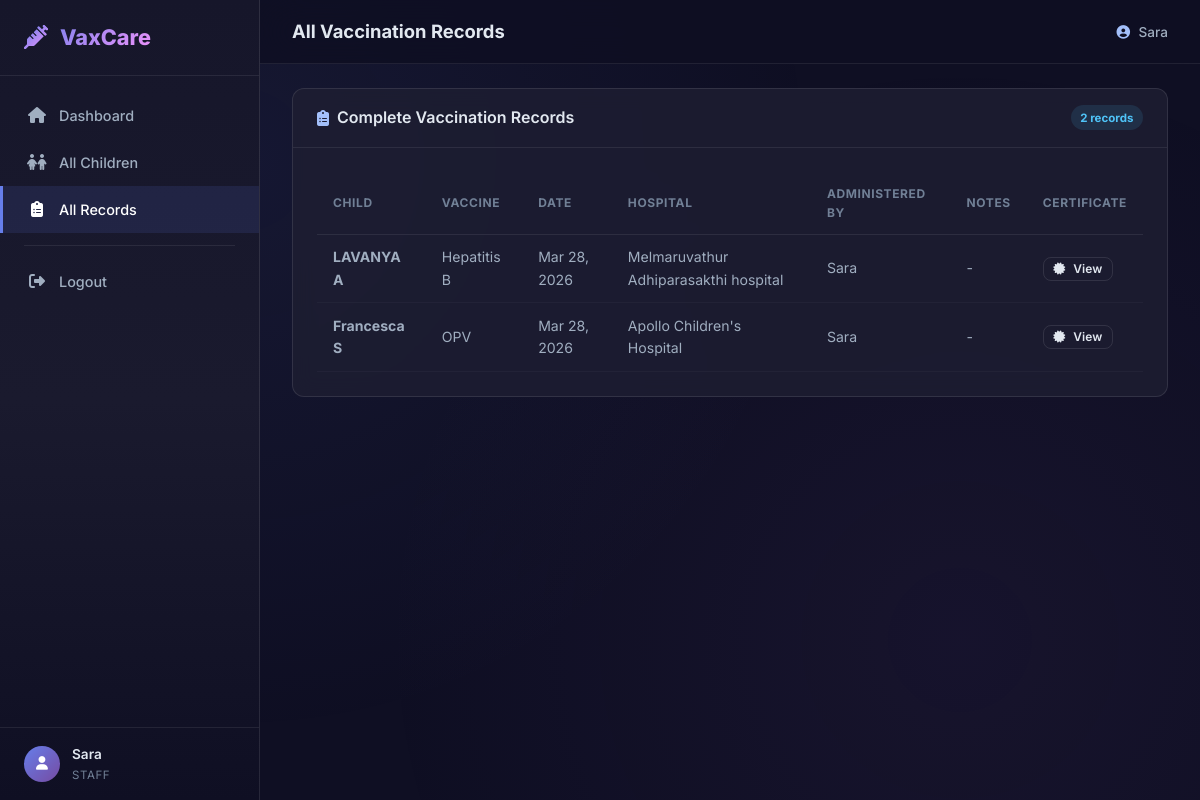
Page /staff/records/ (signed in) on the committed database.
### vaccination/models.py (models this page shows, shortened)
class User(AbstractUser):
    is_parent = models.BooleanField(default=False)
    is_staff_member = models.BooleanField(default=False)
    is_admin = models.BooleanField(default=False)
    phone = models.CharField(max_length=15, blank=True)
    email_verified = models.BooleanField(default=False)
    email_verification_code = models.CharField(max_length=6, blank=True, null=True)
    email_verification_code_created_at = models.DateTimeField(blank=True, null=True)

class VaccinationRecord(models.Model):
    appointment = models.OneToOneField(
        Appointment, on_delete=models.CASCADE, related_name='record'
    )
    child = models.ForeignKey(Child, on_delete=models.CASCADE, related_name='vaccination_records')
    vaccine = models.ForeignKey(Vaccine, on_delete=models.CASCADE, related_name='records')
    date_administered = models.DateField(default=date.today)
    administered_by = models.ForeignKey(
        User, on_delete=models.SET_NULL, null=True, related_name='administered_records'
    )
    notes = models.TextField(blank=True)
    created_at = models.DateTimeField(auto_now_add=True)
    class Meta:
        ordering = ['-date_administered']

class Child(models.Model):
    GENDER_CHOICES = [
        ('M', 'Male'),
        ('F', 'Female'),
        ('O', 'Other'),
    ]
    BLOOD_GROUP_CHOICES = [
        ('A+', 'A+'), ('A-', 'A-'),
        ('B+', 'B+'), ('B-', 'B-'),
        ('AB+', 'AB+'), ('AB-', 'AB-'),
        ('O+', 'O+'), ('O-', 'O-'),
    ]
    name = models.CharField(max_length=100)
    dob = models.DateField(verbose_name='Date of Birth')
    gender = models.CharField(max_length=1, choices=GENDER_CHOICES)
    weight = models.DecimalField(max_digits=5, decimal_places=2, help_text='Weight in kg')
    blood_group = models.CharField(max_length=3, choices=BLOOD_GROUP_CHOICES)
    parent = models.ForeignKey(User, on_delete=models.CASCADE, related_name='children')
    created_at = models.DateTimeField(auto_now_add=True)
    class Meta:
        ordering = ['-created_at']

class Vaccine(models.Model):
    name = models.CharField(max_length=100)
    description = models.TextField(blank=True)
    recommended_age_months = models.PositiveIntegerField(
        help_text='Recommended age in months for this vaccine'
    )
    dose_number = models.PositiveIntegerField(default=1)
    stock = models.PositiveIntegerField(default=100)
    class Meta:
        ordering = ['recommended_age_months', 'dose_number']

class Appointment(models.Model):
    STATUS_CHOICES = [
        ('pending', 'Pending'),
        ('approved', 'Approved'),
        ('rejected', 'Rejected'),
        ('completed', 'Completed'),
    ]
    child = models.ForeignKey(Child, on_delete=models.CASCADE, related_name='appointments')
    vaccine = models.ForeignKey(Vaccine, on_delete=models.CASCADE, related_name='appointments')
    hospital = models.ForeignKey(Hospital, on_delete=models.CASCADE, related_name='appointments')
    preferred_date = models.DateField()
    status = models.CharField(max_length=20, choices=STATUS_CHOICES, default='pending')
    notes = models.TextField(blank=True)
    created_at = models.DateTimeField(auto_now_add=True)
    updated_at = models.DateTimeField(auto_now=True)
    class Meta:
        ordering = ['-created_at']

class Hospital(models.Model):
    name = models.CharField(max_length=200)
    address = models.TextField()
    phone = models.CharField(max_length=15, blank=True)
    is_active = models.BooleanField(default=True)

### vaccination/views.py (the view)
# urls.py: path('staff/records/', views.all_records, name='all_records'),
@staff_required
def all_records(request):
    records = VaccinationRecord.objects.all().select_related(
        'child', 'vaccine', 'administered_by', 'appointment__hospital'
    )
    return render(request, 'vaccination/all_records.html', {'records': records})

### vaccination/views.py (called while the page is built)
def staff_required(view_func):
    def check_staff(u):
        if not u.is_staff_member:
            return False
        if not u.email_verified:
            return False
        return True
    decorated = login_required(
        user_passes_test(check_staff, login_url='verify_email')(view_func)
    )
    return decorated

### templates/vaccination/all_records.html (shortened to what this page needs)
{% extends 'vaccination/base.html' %}
{% block page_title %}All Vaccination Records{% endblock %}
{% block content %}
<div class="card">
    <div class="card-header">
        <h3><i class="fas fa-clipboard-list"></i> Complete Vaccination Records</h3>
        <span class="badge badge-info">{{ records|length }} records</span>
    </div>
    <div class="card-body">
        {% if records %}
        <div class="table-responsive">
            <table class="data-table">
                <thead>
                    <tr>
                        <th>Child</th>
                        <th>Vaccine</th>
                        <th>Date</th>
                        <th>Hospital</th>
                        <th>Administered By</th>
                        <th>Notes</th>
                        <th>Certificate</th>
                    </tr>
                </thead>
                <tbody>
                    {% for rec in records %}
                    <tr>
                        <td><strong>{{ rec.child.name }}</strong></td>
                        <td>{{ rec.vaccine.name }}</td>
                        <td>{{ rec.date_administered|date:"M d, Y" }}</td>
                        <td>{{ rec.appointment.hospital.name }}</td>
                        <td>{{ rec.administered_by.username|default:"-" }}</td>
                        <td>{{ rec.notes|default:"-" }}</td>
                        <td>
                            {% if rec.certificate %}
                            <a href="{% url 'staff_certificate_view' rec.id %}" class="btn btn-xs btn-outline">
                                <i class="fas fa-certificate"></i> View
                            </a>
                            {% else %}—{% endif %}
                        </td>
                    </tr>
                    {% endfor %}
                </tbody>
            </table>
        </div>
        {% else %}
        <div class="empty-state">
            <i class="fas fa-clipboard-list"></i>
            <p>No vaccination records in the system</p>
        </div>
        {% endif %}
    </div>
</div>
{% endblock %}

### templates/vaccination/base.html (shortened to what this page needs)
<!DOCTYPE html>
<html lang="en">
<head>
    <link rel="stylesheet" href="https://cdnjs.cloudflare.com/ajax/libs/font-awesome/6.5.0/css/all.min.css">
    {% load static %}
    <link rel="stylesheet" href="{% static 'css/styles.css' %}">
</head>
<body>
    <nav class="sidebar" id="sidebar">
        <div class="sidebar-header">
            <div class="logo">
                <i class="fas fa-syringe"></i>
                <span>VaxCare</span>
            </div>
        </div>
        <div class="sidebar-nav">
            {% if user.is_authenticated %}
            {% if user.is_parent %}
            <a href="{% url 'parent_dashboard' %}"
                class="nav-link {% if request.resolver_match.url_name == 'parent_dashboard' %}active{% endif %}">
                <i class="fas fa-home"></i><span>Dashboard</span>
            </a>
            <a href="{% url 'add_child' %}"
                class="nav-link {% if request.resolver_match.url_name == 'add_child' %}active{% endif %}">
                <i class="fas fa-child"></i><span>Add Child</span>
            </a>
            <a href="{% url 'book_appointment' %}"
                class="nav-link {% if request.resolver_match.url_name == 'book_appointment' %}active{% endif %}">
                <i class="fas fa-calendar-plus"></i><span>Book Appointment</span>
            </a>
            <a href="{% url 'vaccination_records' %}"
                class="nav-link {% if request.resolver_match.url_name == 'vaccination_records' %}active{% endif %}">
                <i class="fas fa-file-medical"></i><span>Records</span>
            </a>
            {% elif user.is_staff_member %}
            <a href="{% url 'staff_dashboard' %}"
                class="nav-link {% if request.resolver_match.url_name == 'staff_dashboard' %}active{% endif %}">
                <i class="fas fa-home"></i><span>Dashboard</span>
            </a>
            <a href="{% url 'all_children' %}"
                class="nav-link {% if request.resolver_match.url_name == 'all_children' %}active{% endif %}">
                <i class="fas fa-children"></i><span>All Children</span>
            </a>
            <a href="{% url 'all_records' %}"
                class="nav-link {% if request.resolver_match.url_name == 'all_records' %}active{% endif %}">
                <i class="fas fa-clipboard-list"></i><span>All Records</span>
            </a>
            {% endif %}
            <div class="nav-divider"></div>
            <a href="{% url 'logout' %}" class="nav-link nav-link-danger">
                <i class="fas fa-sign-out-alt"></i><span>Logout</span>
            </a>
            {% endif %}
        </div>
        {% if user.is_authenticated %}
        <div class="sidebar-footer">
            <div class="user-badge">
                <div class="user-avatar">
                    <i class="fas fa-user"></i>
                </div>
                <div class="user-info">
                    <span class="user-name">{{ user.username }}</span>
                    <span class="user-role">
                        {% if user.is_parent %}Parent{% elif user.is_staff_member %}Staff{% else %}Admin{% endif %}
                    </span>
                </div>
            </div>
        </div>
        {% endif %}
    </nav>
    <main class="main-content" id="mainContent">
        <header class="topbar">
            <div class="topbar-title">
                <h1>{% block page_title %}Child Vaccination{% endblock %}</h1>
            </div>
            <div class="topbar-actions">
                {% if user.is_authenticated %}
                <span class="topbar-user">
                    <i class="fas fa-user-circle"></i> {{ user.username }}
                </span>
                {% endif %}
            </div>
        </header>
        <div class="page-content">
            {% block content %}{% endblock %}
        </div>
    </main>
</body>
</html>

### rows in the picture
User: username "Sara"
VaccinationRecord: child.name "LAVANYA A", vaccine.name "Hepatitis B", date_administered "Mar 28, 2026", appointment.hospital.name "Melmaruvathur Adhiparasakthi hospital", administered_by.username "Sara", notes "-", shows "View"
VaccinationRecord: child.name "Francesca S", vaccine.name "OPV", date_administered "Mar 28, 2026", appointment.hospital.name "Apollo Children's Hospital", administered_by.username "Sara", notes "-", shows "View"

### other values in the picture
{{ records|length }} "2"
